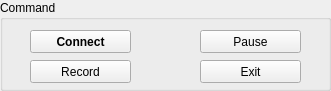
   <widget class="QGroupBox" name="groupBox_3">
    <property name="geometry">
     <rect>
      <x>530</x>
      <y>630</y>
      <width>331</width>
      <height>91</height>
     </rect>
    </property>
    <property name="title">
     <string>Command</string>
    </property>
    <widget class="QPushButton" name="btnPause">
     <property name="geometry">
      <rect>
       <x>200</x>
       <y>30</y>
       <width>101</width>
       <height>23</height>
      </rect>
     </property>
     <property name="text">
      <string>Pause</string>
     </property>
    </widget>
    <widget class="QPushButton" name="btnConnect">
     <property name="geometry">
      <rect>
       <x>30</x>
       <y>30</y>
       <width>101</width>
       <height>23</height>
      </rect>
     </property>
     <property name="font">
      <font>
       <weight>75</weight>
       <bold>true</bold>
      </font>
     </property>
     <property name="text">
      <string>Connect</string>
     </property>
    </widget>
    <widget class="QPushButton" name="btnExit">
     <property name="geometry">
      <rect>
       <x>200</x>
       <y>60</y>
       <width>101</width>
       <height>23</height>
      </rect>
     </property>
     <property name="acceptDrops">
      <bool>true</bool>
     </property>
     <property name="text">
      <string>Exit</string>
     </property>
     <property name="checkable">
      <bool>false</bool>
     </property>
     <property name="checked">
      <bool>false</bool>
     </property>
     <property name="autoRepeat">
      <bool>true</bool>
     </property>
    </widget>
    <widget class="QPushButton" name="btnRecord">
     <property name="geometry">
      <rect>
       <x>30</x>
       <y>60</y>
       <width>101</width>
       <height>23</height>
      </rect>
     </property>
     <property name="text">
      <string>Record</string>
     </property>
    </widget>
   </widget>
